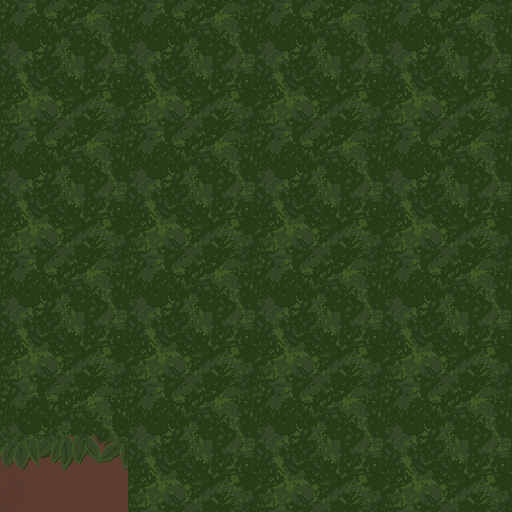

Tiled map render using the project's own tile images. Description and the whole map definition, tile-layer contents included, below:
An orthogonal 4x4 tile map with 128x128 px tiles, 2 tile layers (Ground, Water) and 1 object (Level 1).

<map version="1.10" tiledversion="1.10.2" orientation="orthogonal" renderorder="right-down" width="4" height="4" tilewidth="128" tileheight="128" infinite="0" nextlayerid="11" nextobjectid="2">
 <tileset firstgid="1" name="grass" tilewidth="128" tileheight="128" tilecount="9" columns="3">
  <image source="../graphics/tilesets/grass.png" width="384" height="384" />
 </tileset>
 <layer id="1" name="Ground" width="4" height="4">
  <data encoding="csv">
5,5,5,5,
5,5,5,5,
5,5,5,5,
8,5,5,5
</data>
 </layer>
 <objectgroup id="7" name="Trees" />
 <objectgroup id="8" name="Building" />
 <objectgroup id="10" name="Fence" />
 <layer id="9" name="Water" width="4" height="4">
  <data encoding="csv">
0,0,0,0,
0,0,0,0,
0,0,0,0,
0,0,0,0
</data>
 </layer>
 <objectgroup id="4" name="Rocks" />
 <objectgroup id="5" name="Foliage" />
 <objectgroup id="6" name="Bush" />
 <objectgroup id="3" name="Player">
  <object id="1" name="Level 1" x="3" y="389" width="128" height="125" />
 </objectgroup>
</map>
